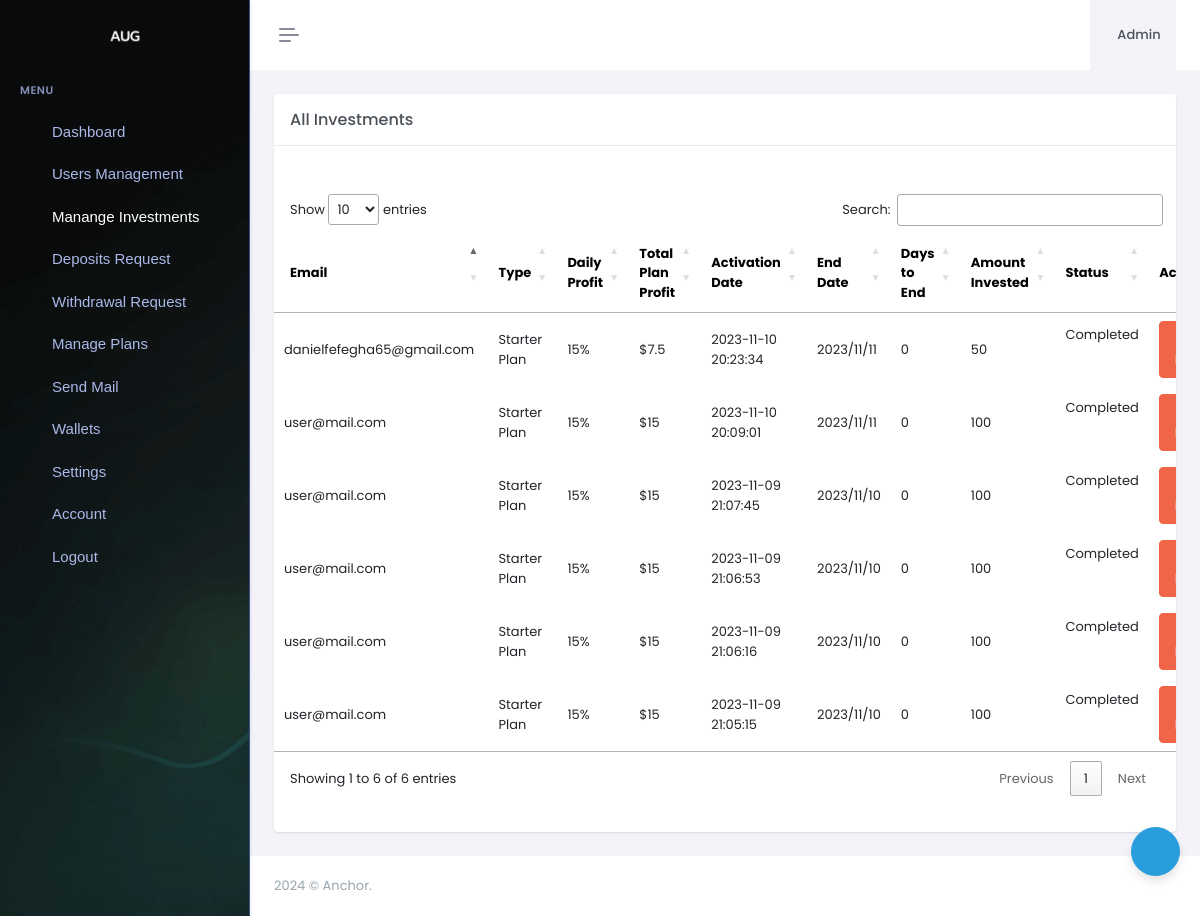
Screenshot of /uadmin/investments.php (signed in) with the database file from the repository.
### tables this page shows
CREATE TABLE `investment` (
  `id` int(11) NOT NULL,
  `email` varchar(200) NOT NULL,
  `pname` varchar(111) NOT NULL,
  `increase` double NOT NULL,
  `bonus` double DEFAULT NULL,
  `duration` int(111) NOT NULL,
  `pdate` varchar(111) NOT NULL,
  `froms` double NOT NULL,
  `activate` tinyint(4) NOT NULL,
  `usd` double NOT NULL,
  `profit` double NOT NULL,
  `payday` varchar(255) DEFAULT NULL,
  `lprofit` varchar(255) DEFAULT NULL,
  `tnxid` varchar(200) NOT NULL,
  `status` varchar(50) NOT NULL,
  `date` timestamp NOT NULL DEFAULT current_timestamp()
);

CREATE TABLE `settings` (
  `id` int(11) NOT NULL,
  `sitename` varchar(255) NOT NULL,
  `siteurl` varchar(255) NOT NULL,
  `sitemail` varchar(255) NOT NULL,
  `ref_bonus` varchar(255) NOT NULL,
  `btc_wallet` varchar(255) NOT NULL
);

### config/config.php (called while the page is built, shortened)
<?php
include 'db.php';
	$select = mysqli_query($link, "SELECT * FROM settings WHERE id = '1' ");
	if (mysqli_num_rows($select) > 0) {
		$row = mysqli_fetch_assoc($select);
		$sitename = $row['sitename'];
	}
?>

### config/functions.php (called while the page is built, shortened)
<?php
include 'config.php';
?>

### uadmin/investments.php (the view, shortened to what this page needs)
<?php
include 'header.php';
?>
<link rel="stylesheet" type="text/css" href="https://cdn.datatables.net/1.10.19/css/jquery.dataTables.css">
  <link rel="stylesheet" href=" https://code.jquery.com/ui/1.12.1/themes/base/jquery-ui.css">
  <link rel="stylesheet" href=" https://cdn.datatables.net/1.10.19/css/dataTables.jqueryui.min.css">
  <link rel="stylesheet" href=" https://cdn.datatables.net/buttons/1.5.6/css/buttons.jqueryui.min.css">
  <link rel="stylesheet" href=" https://cdn.datatables.net/1.10.19/css/dataTables.bootstrap.min.css">
  <link rel="stylesheet" href=" https://cdn.datatables.net/buttons/1.5.6/css/buttons.bootstrap.min.css">
  <link rel="stylesheet" href="">
<div class="page-content">
    <div class="container-fluid">
			<div class="row">
			    <div class="col-lg-12">
			        <div class="card">
			            <div class="card-header">
			                <h4 class="card-title mb-0">All Investments</h4>
			            </div>
			            <div class="card-body">
			                <div id="customerList">
			                    <div class="table-responsive table-card mt-3 mb-1">
			                    	<table id="myTable" class="table-responsive" >
								        <thead class="table-light">
			                                <tr>
			                                    <th>Email</th>
												<th>Type</th>
												<th>Daily Profit</th>
						              			<th>Total Plan Profit</th>
						            			<th>Activation Date</th>
												<th> End Date</th>
												<th>Days to End</th>
						            			<th>Amount Invested</th>
						                        <th>Status</th>
						                        <th>Action</th>
			                                </tr>
			                            </thead>
								        <tbody>
					    <?php
$sql= "SELECT * FROM investment ORDER BY id DESC ";
			  $result = mysqli_query($link,$sql);
			  if(mysqli_num_rows($result) > 0){
				  while($row = mysqli_fetch_assoc($result)){
					 $pdate = $row['pdate'];
					 $duration = $row['duration'];
 $usd = $row['usd'];
  $uid = $row['id'];
  $email = $row['email'];
$date = $row['pdate'];
			if(isset($row['pdate']) &&  $row['pdate'] != '0' && isset($row['duration'])  && isset($row['increase'])  && isset($row['usd']) ){
			    if($row['activate'] == 0){
			        $endpackage = new DateTime($pdate);
          $endpackage->modify( '+ '.$duration. 'day');
 $Date2 = $endpackage->format('Y/m/d');
 $days=0;
			}
 }
$sql40= "SELECT * FROM investment WHERE email='$email' AND id = '$uid'";
			  $result40 = mysqli_fetch_assoc(mysqli_query($link,$sql40));
			  $percentage = $result40['profit'];
if(isset($result40['activate']) &&  $result40['activate']== '1'){
	$sec = 'Active &nbsp;&nbsp;<i style="background-color:green;color:#fff; font-size:20px;" class="fa  fa-refresh" ></i>';
}else{
$sec ='Completed &nbsp;&nbsp;<i style="color:green; font-size:20px;" class="fa  fa-check" ></i>';
}
				  ?>
						<tr class="primary">
						<form action="investments.php" method="post">
						<td><?php echo $row['email'];?></td>
                          <td><?php echo $row['pname'];?> </td>
                <td>
                              <?php if($row['pname'] == "Free Cloudspeed"){
                              echo "$".$row['increase']." Daily";
                            }else{ echo $row['increase']."%"; }?></td>
                            <td>$<?php echo $percentage;?></td>
                            <td><?php echo $date;?></td>
                            <td><?php echo $Date2;?></td>
                            <td>
                              <?php if($row['pname'] == "Free Cloudspeed"){
                              echo $days." Days";
                            }else{ echo $days; }?></td>
                            <td><?php echo $ct ?><?php echo $usd;?></td>
                            <td>
                            <?php echo $sec ;?>
                            </td>
                             <td><button class="btn btn-danger" type="submit" name="stop" ><span class="fa fa-times"> Stop Package</span></button></td>
</form>
						</tr>
					  <?php
				  }
			  }
			  ?>
					</tbody>
								      </table>
			                    </div>
			                </div>
			            </div>
			        </div>
			    </div>
			</div>
	</div>
</div>
<?php include 'footer.php'; ?>

### uadmin/header.php (shortened to what this page needs)
<?php
include '../config/db.php';
include '../config/config.php';
include '../config/functions.php';
if (isset($_SESSION['adminid'])) {
        $email = $_SESSION['adminemail'];
        $query = mysqli_query($link, "SELECT * FROM admin WHERE email = '$email' ");
        if (mysqli_num_rows($query) > 0) {
            $row = mysqli_fetch_assoc($query);
            $aname = $row['name'];
        }
    }else{
        echo "<script>window.location.href = 'login.php' </script>";
    }
 ?>
<!doctype html>
<html lang="en" data-layout="vertical" data-topbar="light" data-sidebar="dark" data-sidebar-size="lg" data-sidebar-image="none">
<head>
    <link rel="stylesheet" href="../public/assets/libs/gridjs/theme/mermaid.min.css">
    <link href="../public/assets/libs/swiper/swiper-bundle.min.css" rel="stylesheet" type="text/css" />
    <link href="../public/assets/libs/jsvectormap/css/jsvectormap.min.css" rel="stylesheet" type="text/css" />
    <link href="../public/assets/css/bootstrap.min.css" rel="stylesheet" type="text/css" />
    <link href="../public/assets/css/icons.min.css" rel="stylesheet" type="text/css" />
    <link href="../public/assets/css/app.min.css" rel="stylesheet" type="text/css" />
    <link href="../public/assets/css/custom.min.css" rel="stylesheet" type="text/css" />
    <link rel="stylesheet" href="../public/cdn.datatables.net/1.11.5/css/dataTables.bootstrap5.min.css" />
    <link rel="stylesheet" href="../public/cdn.datatables.net/responsive/2.2.9/css/responsive.bootstrap.min.css" />
    <link rel="stylesheet" href="../public/cdn.datatables.net/buttons/2.2.2/css/buttons.dataTables.min.css">
</head>
<body>
    <div id="layout-wrapper">
        <header id="page-topbar">
    <div class="layout-width">
        <div class="navbar-header">
            <div class="d-flex">
                <button type="button" class="btn btn-sm px-3 fs-16 header-item vertical-menu-btn topnav-hamburger"
                    id="topnav-hamburger-icon">
                    <span class="hamburger-icon">
                        <span></span>
                        <span></span>
                        <span></span>
                    </span>
                </button>
            </div>
            <div class="d-flex align-items-center">
                <div class="dropdown ms-sm-3 header-item topbar-user">
                    <button type="button" class="btn" id="page-header-user-dropdown" data-bs-toggle="dropdown"
                        aria-haspopup="true" aria-expanded="false">
                        <span class="d-flex align-items-center">
                            <span class="text-start ms-xl-2">
                                <span class="d-none d-xl-inline-block ms-1 fw-medium user-name-text"><?php echo ucfirst($aname) ?></span>
                            </span>
                        </span>
                    </button>
                </div>
            </div>
        </div>
    </div>
</header>
        <div class="app-menu navbar-menu" style="background:url('login/auth.jpg')">
            <div class="navbar-brand-box">
                <a href="index.php" class="logo logo-light">
                    <span class="logo-lg">
                        <img src="../public/assets/images/logo-light.png" alt="" height="17">
                    </span>
                </a>
            </div>
            <div id="scrollbar">
                <?php include 'sidebar.php'; ?>
            </div>
            <div class="sidebar-background"></div>
        </div>
        <div class="main-content">

### uadmin/sidebar.php (shortened to what this page needs)
<div class="container-fluid">
    <ul class="navbar-nav" id="navbar-nav">
        <li class="menu-title"><span data-key="t-menu">Menu</span></li>
        <li class="nav-item">
            <a class="nav-link menu-link" href="index.php">
                <i class=" ri-home-line"></i> <span data-key="t-widgets">Dashboard</span>
            </a>
        </li>
        <li class="nav-item">
            <a class="nav-link menu-link" href="#sidebarDashboards" data-bs-toggle="collapse" role="button" aria-expanded="false" aria-controls="sidebarDashboards">
                <i class="ri-team-fill"></i> <span data-key="t-dashboards">Users Management</span>
            </a>
        </li>
        <li class="nav-item">
            <a class="nav-link menu-link" href="investments.php">
                <i class=" ri-bar-chart-fill"></i> <span data-key="t-widgets">Manange Investments</span>
            </a>
        </li>
        <li class="nav-item">
            <a class="nav-link menu-link" href="deposit.php">
                <i class="ri-arrow-left-down-line "></i> <span data-key="t-widgets">Deposits Request</span>
            </a>
        </li>
        <li class="nav-item">
            <a class="nav-link menu-link" href="withdraw.php">
                <i class="ri-arrow-right-up-fill"></i> <span data-key="t-widgets">Withdrawal Request</span>
            </a>
        </li>
        <li class="nav-item">
            <a class="nav-link menu-link" href="#sidebarplans" data-bs-toggle="collapse" role="button" aria-expanded="false" aria-controls="sidebarplans">
                <i class=" ri-file-paper-2-line "></i> <span data-key="t-dashboards">Manage Plans</span>
            </a>
        </li>
        <li class="nav-item">
            <a class="nav-link menu-link" href="#sidebarmail" data-bs-toggle="collapse" role="button" aria-expanded="false" aria-controls="sidebarmail">
                <i class="ri-mail-fill"></i> <span data-key="t-dashboards">Send Mail</span>
            </a>
        </li>
        <li class="nav-item">
            <a class="nav-link menu-link" href="wallets.php">
                <i class="ri-settings-2-fill"></i> <span data-key="t-widgets">Wallets</span>
            </a>
        </li>
        <li class="nav-item">
            <a class="nav-link menu-link" href="settings.php">
                <i class="ri-settings-2-fill"></i> <span data-key="t-widgets">Settings</span>
            </a>
        </li>
        <li class="nav-item">
            <a class="nav-link menu-link" href="account.php">
                <i class="ri-account-circle-line"></i> <span data-key="t-widgets">Account</span>
            </a>
        </li>
        <li class="nav-item">
            <a class="nav-link menu-link" href="logout.php">
                <i class="ri-logout-circle-line"></i> <span data-key="t-widgets">Logout</span>
            </a>
        </li>
    </ul>
</div>

### uadmin/footer.php (shortened to what this page needs)
            <footer class="footer">
                <div class="container-fluid">
                    <div class="row">
                        <div class="col-sm-6">
                            <script>document.write(new Date().getFullYear())</script> © <?php echo $sitename ?>.
                        </div>
                                            </div>
                </div>
            </footer>
        </div>
    </div>
    <div class="customizer-setting d-none d-md-block">
        <div class="btn-info btn-rounded shadow-lg btn btn-icon btn-lg p-2" data-bs-toggle="offcanvas" data-bs-target="#theme-settings-offcanvas" aria-controls="theme-settings-offcanvas">
        </div>
    </div>
</body>
</html>

### uadmin/investments.php (style rules this page uses)
.table-responsive { overflow-x: hidden; }
@media (max-width: 8000px) { .table-responsive { overflow-x: auto; } }

### rows the page displays
investment: email "danielfefegha65@gmail.com", pname "Starter Plan", increase "15", profit "7.5", pdate "2023-11-10 20:23:34", Date2 "2023/11/11", activate "0", usd "50", shows "Completed"
investment: email "user@mail.com", pname "Starter Plan", increase "15", profit "15", pdate "2023-11-10 20:09:01", Date2 "2023/11/11", activate "0", usd "100", shows "Completed"
investment: email "user@mail.com", pname "Starter Plan", increase "15", profit "15", pdate "2023-11-09 21:07:45", Date2 "2023/11/10", activate "0", usd "100", shows "Completed"
investment: email "user@mail.com", pname "Starter Plan", increase "15", profit "15", pdate "2023-11-09 21:06:53", Date2 "2023/11/10", activate "0", usd "100", shows "Completed"
investment: email "user@mail.com", pname "Starter Plan", increase "15", profit "15", pdate "2023-11-09 21:06:16", Date2 "2023/11/10", activate "0", usd "100", shows "Completed"
investment: email "user@mail.com", pname "Starter Plan", increase "15", profit "15", pdate "2023-11-09 21:05:15", Date2 "2023/11/10", activate "0", usd "100", shows "Completed"
settings: sitename "Anchor"

### other values shown
$aname "Admin"
